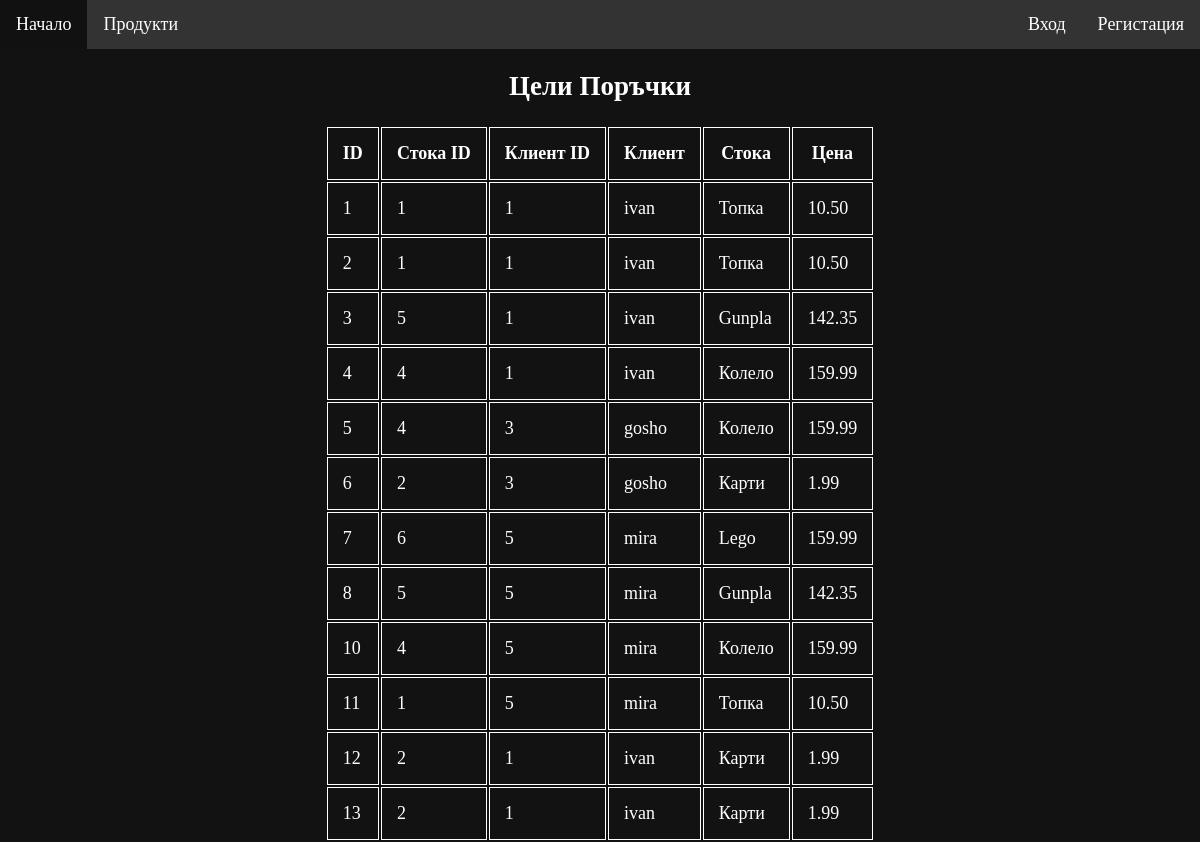
The app's page /full_orders.php with its own data.
### tables this page shows
CREATE TABLE `orders` (
  `id` int(11) NOT NULL AUTO_INCREMENT,
  `date` timestamp NOT NULL DEFAULT current_timestamp(),
  `client_id` int(11) NOT NULL,
  `good_id` int(11) NOT NULL,
  PRIMARY KEY (`id`)
);

CREATE TABLE `users` (
  `id` int(11) NOT NULL AUTO_INCREMENT,
  `user` varchar(50) NOT NULL,
  `password` varchar(50) NOT NULL,
  `type` varchar(50) NOT NULL,
  `date` timestamp NOT NULL DEFAULT current_timestamp(),
  PRIMARY KEY (`id`)
);

CREATE TABLE `goods` (
  `id` int(11) NOT NULL AUTO_INCREMENT,
  `name` varchar(50) NOT NULL,
  `price` double(6,2) NOT NULL,
  `date` timestamp NOT NULL DEFAULT current_timestamp(),
  PRIMARY KEY (`id`)
);

### full_orders.php (the view, shortened to what this page needs)
<!DOCTYPE html>
<html lang="en">
<head>
    <link rel="stylesheet" href="site.css" type="text/css" />
</head>
<body>
    <div id="main">
        <?php include "menu.php" ?>
        <div id="content">
            <center>
                <h2>Цели Поръчки</h2>
                <table>
			<tr>
			    <th>ID</th>
                            <th>Стока ID</th>
                            <th>Клиент ID</th>
                            <th>Клиент</th>
                            <th>Стокa</th>
                            <th>Цена</th>
			</tr>
                        <?php
                        include "db.php";
                        $query = "SELECT orders.id, orders.good_id, orders.client_id, users.user, goods.name, goods.price
			FROM orders
			LEFT JOIN users ON orders.client_id=users.id
			LEFT JOIN goods ON orders.good_id=goods.id";
                        if($result= mysqli_query($link,$query)){
                            while($row = mysqli_fetch_assoc($result)){
                                ?>
                        <tr>
                            <td><?php echo $row['id'];?></td>
                            <td><?php echo $row['good_id'];?></td>
                            <td><?php echo $row['client_id'];?></td>
                            <td><?php echo $row['user'];?></td>
                            <td><?php echo $row['name'];?></td>
                            <td><?php echo $row['price'];?></td>
                        </tr>
                    <?php
                        }
                        }
                        else{
                            ?>
                    <tr>
                        <td colspan='5' align='center'>Няма записи</td>
                    </tr>
                    <?php
			}
                    ?>
                </table>
            </center>
        </div>
    </div>
</body>
</html>

### menu.php
<ul>
    <li><li><a href="index.php">Начало</a></li>
    <li><a href="goods.php">Продукти</a></li>
    <?php
	if (isset($_SESSION['user'])){
	    if($_SESSION['type']=="client") {
    ?>
    <li><a href="buy.php">Купи</a>
    <?php
	    }
	    else {
    ?>
    <li><a href="users.php">Потребители</a></li>
    <li><a href="orders.php">Поръчки</a></li>
    <li><a href="full_orders.php">Цели Поръчки</a></li>
    <li><a href="add_good.php">Добави Продукти</a></li>
    <li><a href="add_order.php">Добави Поръчка</a></li>
    <li><a href="edit_goods.php">Редактирай Продукти</a></li>
    <li><a href="edit_orders.php">Редалторай Поръчки</a></li>
    <li><a href="delete_goods.php">Изтрий Продукти</a></li>
    <li><a href="delete_orders.php">Изтрий Поръчки</a></li>
<?php
	    }
?>
    <li style="float:right"><a href="logout.php">Изход</a>
    <?php
    }
    else{
?>
<li style="float:right"><a href="singup.php">Регистация</a>
<li style="float:right"><a href="login.php">Вход</a></li>
<?php
    }
?>
</ul>

### site.css (style rules this page uses)
body { background-color: #121212; font-size: 18px; margin: 0; padding: 0; color: white; }
ul { list-style-type: none; margin: 0; padding: 0; overflow: hidden; background-color: #333; }
li { float: left; }
li a { display: block; color: white; text-align: center; padding: 14px 16px; text-decoration: none; }
th, td { padding: 15px; text-align: centre; border: 1px solid; }

### records on screen
orders: id "1", good "1", client "1", users.user "ivan", good.name "Топка", good.price "10.50"
orders: id "2", good "1", client "1", users.user "ivan", good.name "Топка", good.price "10.50"
orders: id "3", good "5", client "1", users.user "ivan", good.name "Gunpla", good.price "142.35"
orders: id "4", good "4", client "1", users.user "ivan", good.name "Колело", good.price "159.99"
orders: id "5", good "4", client "3", users.user "gosho", good.name "Колело", good.price "159.99"
orders: id "6", good "2", client "3", users.user "gosho", good.name "Карти", good.price "1.99"
orders: id "7", good "6", client "5", users.user "mira", good.name "Lego", good.price "159.99"
orders: id "8", good "5", client "5", users.user "mira", good.name "Gunpla", good.price "142.35"
orders: id "10", good "4", client "5", users.user "mira", good.name "Колело", good.price "159.99"
orders: id "11", good "1", client "5", users.user "mira", good.name "Топка", good.price "10.50"
orders: id "12", good "2", client "1", users.user "ivan", good.name "Карти", good.price "1.99"
orders: id "13", good "2", client "1", users.user "ivan", good.name "Карти", good.price "1.99"
